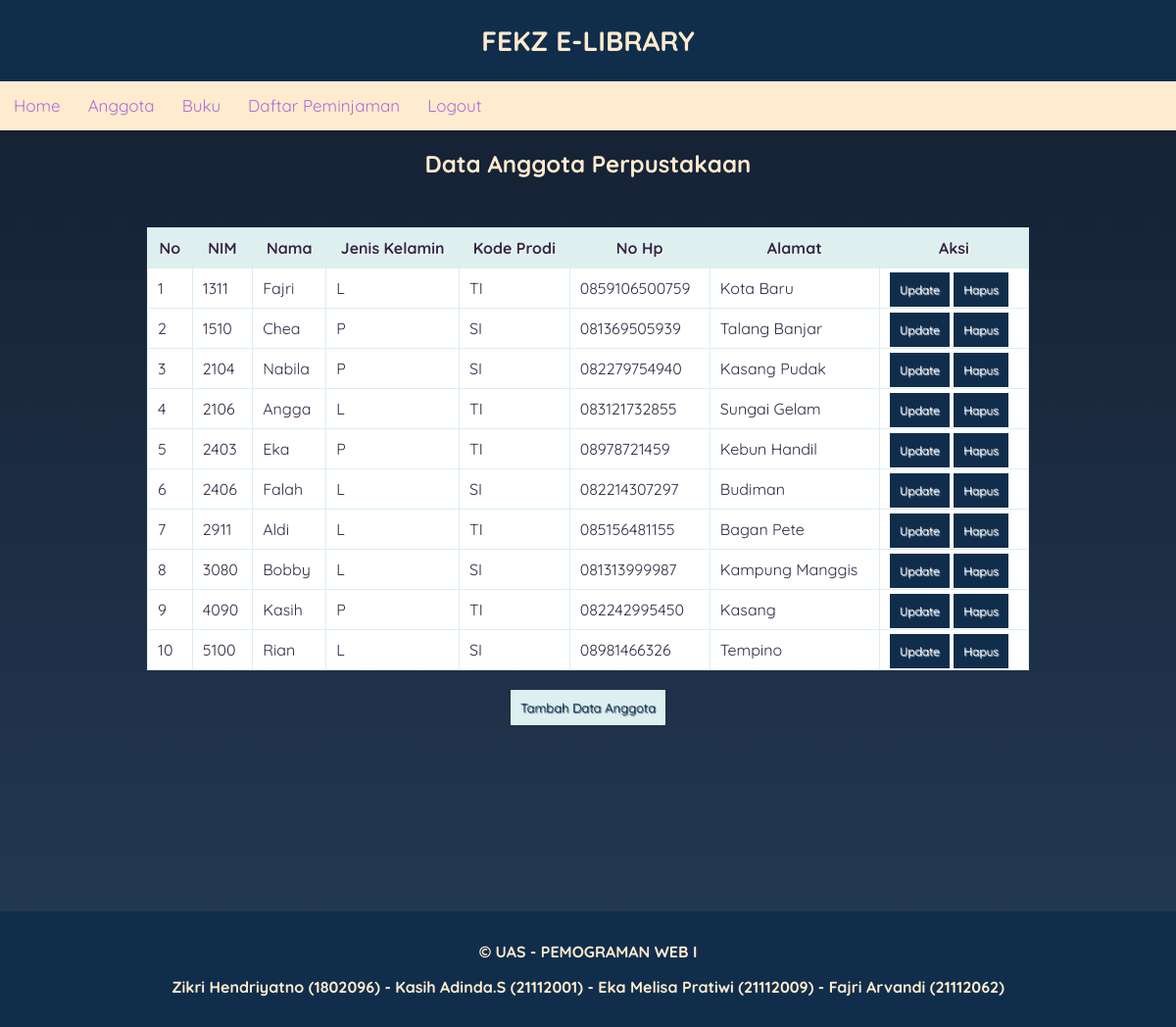
Page /Home.php?page=anggota on the committed database.
### tables this page shows
CREATE TABLE `anggota` (
  `nim` varchar(11) NOT NULL,
  `nama_anggota` varchar(30) NOT NULL,
  `jk_anggota` char(1) NOT NULL,
  `kode_prodi` char(10) NOT NULL,
  `no_hp_anggota` char(13) NOT NULL,
  `alamat_anggota` varchar(50) NOT NULL
);

### Home.php (called while the page is built, shortened)
<?php
require_once('Header.php');
require_once('Navigation.php');
$page = 'Dashboard.php';
if (isset($_GET['page'])) {
  switch ($_GET['page']) {
    case 'anggota':
      $page = 'anggota.php';
      break;
  }
}
require_once $page;
require_once('Footer.php');

### anggota.php (the view, shortened to what this page needs)
<!DOCTYPE html>
<head>
</head>
<body>
    <h2>
        <center>Data Anggota Perpustakaan</center>
    </h2>
    <?php
    require('koneksi.php');
    $query = "SELECT * FROM anggota";
    $result = mysqli_query($koneksi, $query);
    ?>
    <br>
    <table border="1" width=45%>
        <thead>
            <th>No</th>
            <th>NIM</th>
            <th>Nama</th>
            <th>Jenis Kelamin</th>
            <th>Kode Prodi</th>
            <th>No Hp</th>
            <th>Alamat</th>
            <th>Aksi</th>
        </thead>
        <tbody>
            <?php foreach ($result as $key => $value) { ?>
                <tr>
                    <td><?= $key + 1 ?></td>
                    <td><?= $value['nim'] ?></td>
                    <td><?= $value['nama_anggota'] ?></td>
                    <td><?= $value['jk_anggota'] ?></td>
                    <td><?= $value['kode_prodi'] ?></td>
                    <td><?= $value['no_hp_anggota'] ?></td>
                    <td><?= $value['alamat_anggota'] ?></td>
                    <td><a class="aksi" href="update_anggota.php?nim=<?= $value['nim'] ?>">Update</a>
                        <a class="aksi" onclick="return confirm('Apakah Anda Yakin Ingin Menghapus Data Ini?');" href="Delete_anggota.php?nim=<?= $value['nim'] ?>">Hapus</a>
                    </td>
                </tr>
            <?php } ?>
        </tbody>
    </table>
    <br>
    <center>
        <a class="tambah" href="Home.php?page=form_anggota">Tambah Data Anggota</a>
    </center>
</body>
</html>

### css/style.css (style rules this page uses)
* { box-sizing: border-box; }
body { font-family: "Quicksand", sans-serif; margin: 0; padding: 0; background: linear-gradient(#141e30, #243b55); }
h2 { color: blanchedalmond; }
table { border: solid 1px #DDEEEE; border-collapse: collapse; border-spacing: 0; width: 75%; margin: 10px auto 10px auto; color: rgb(53, 41, 71); background-color: #fff; }
table thead th { background-color: #DDEFEF; border: solid 1px #DDEEEE; color:rgb(53, 41, 71); padding: 10px; text-align: center; text-shadow: 1px 1px 1px #fff; text-decoration: none; }
table tbody td { border: solid 1px #DDEEEE; color: rgb(53, 41, 71); padding: 10px; text-shadow: 1px 1px 1px #fff; }
.aksi { background-color:rgb(16, 46, 76); color: #fff; padding: 10px; text-decoration: none; font-size: 12px; }
.tambah { padding: 10px; background-color: #DDEFEF; color: rgb(16, 46, 76); text-shadow: 1px 1px 1px rgb(16, 46, 76); text-decoration: none; font-size: 13px; }

### rows in the picture
anggota: nim "1311", nama_anggota "Fajri", jk_anggota "L", kode_prodi "TI", no_hp_anggota "0859106500759", alamat_anggota "Kota Baru"
anggota: nim "1510", nama_anggota "Chea", jk_anggota "P", kode_prodi "SI", no_hp_anggota "081369505939", alamat_anggota "Talang Banjar"
anggota: nim "2104", nama_anggota "Nabila", jk_anggota "P", kode_prodi "SI", no_hp_anggota "082279754940", alamat_anggota "Kasang Pudak"
anggota: nim "2106", nama_anggota "Angga", jk_anggota "L", kode_prodi "TI", no_hp_anggota "083121732855", alamat_anggota "Sungai Gelam"
anggota: nim "2403", nama_anggota "Eka", jk_anggota "P", kode_prodi "TI", no_hp_anggota "08978721459", alamat_anggota "Kebun Handil"
anggota: nim "2406", nama_anggota "Falah", jk_anggota "L", kode_prodi "SI", no_hp_anggota "082214307297", alamat_anggota "Budiman"
anggota: nim "2911", nama_anggota "Aldi", jk_anggota "L", kode_prodi "TI", no_hp_anggota "085156481155", alamat_anggota "Bagan Pete"
anggota: nim "3080", nama_anggota "Bobby", jk_anggota "L", kode_prodi "SI", no_hp_anggota "081313999987", alamat_anggota "Kampung Manggis"
anggota: nim "4090", nama_anggota "Kasih", jk_anggota "P", kode_prodi "TI", no_hp_anggota "082242995450", alamat_anggota "Kasang"
anggota: nim "5100", nama_anggota "Rian", jk_anggota "L", kode_prodi "SI", no_hp_anggota "08981466326", alamat_anggota "Tempino"
